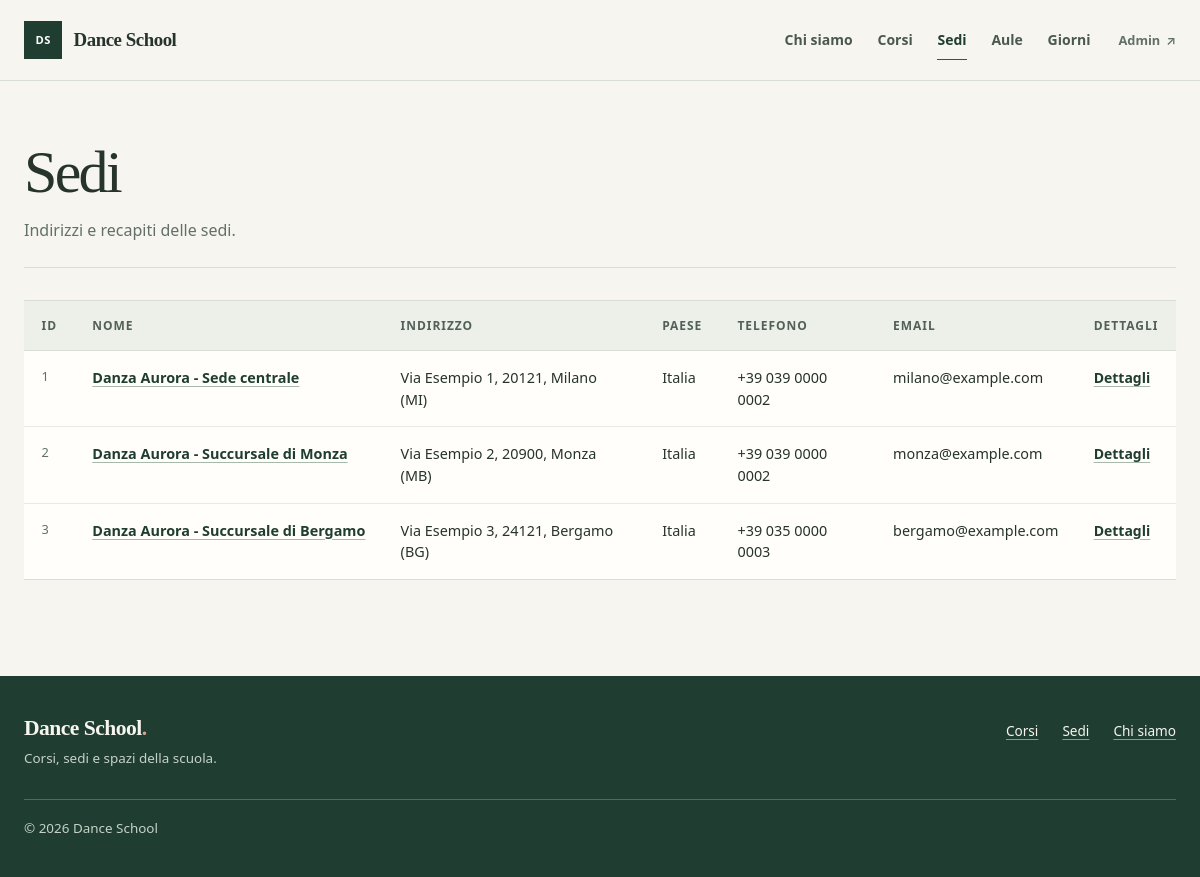
Screenshot of /schools/ with the database file from the repository.
### schoolmanagement/models.py (models this page shows, shortened)
class School(models.Model):
    name = models.CharField(max_length=100)
    street = models.CharField(max_length=100)
    city = models.CharField(max_length=100)
    province = models.CharField(max_length=2)
    zip_code = models.CharField(max_length=5)
    country = models.CharField(max_length=100)
    website = models.URLField(null=True, blank=True)
    phone = models.CharField(max_length=20, null=True, blank=True)
    email = models.EmailField(null=True, blank=True)
    vat = models.CharField(max_length=11, null=True, blank=True)
    @property
    def full_address(self):
        return f"{self.street}, {self.zip_code}, {self.city} ({self.province})"

### schoolmanagement/views.py (the view)
# urls.py: path("", SchoolListView.as_view(), name="school_list"),
class SchoolListView(ListView):
    model = School
    context_object_name = "schools"
    template_name = "schoolmanagement/school_list.html"

### schoolmanagement/templates/schoolmanagement/school_list.html (shortened to what this page needs)
{% extends "base_list.html" %}
{% block page_heading %}Sedi{% endblock %}
{% block page_description %}Indirizzi e recapiti delle sedi.{% endblock %}
{% block list-header %}
    <th scope="col">ID</th>
    <th scope="col">Nome</th>
    <th scope="col">Indirizzo</th>
    <th scope="col">Paese</th>
    <th scope="col">Telefono</th>
    <th scope="col">Email</th>
    <th scope="col">Dettagli</th>
{% endblock %}
{% block list-body %}
    {% for object in schools %}
        <tr>
            <td class="table-id">{{ object.pk }}</td>
            <td class="table-primary"><a href="{% url 'school_detail' pk=object.pk %}">{{ object.name }}</a></td>
            <td>{{ object.full_address }}</td>
            <td>{{ object.country }}</td>
            <td>{{ object.phone|default:"—" }}</td>
            <td>{{ object.email|default:"—" }}</td>
            <td><a class="text-action" href="{% url 'school_detail' pk=object.pk %}" aria-label="Dettagli di {{ object.name }}">Dettagli</a></td>
        </tr>
    {% empty %}
        <tr>
            <td class="table-empty" colspan="7">Nessuna sede disponibile.</td>
        </tr>
    {% endfor %}
{% endblock %}

### static/css/style.css (style rules this page uses)
:root { color-scheme: light; --paper: #f6f5ef; --surface: #fffefa; --ink: #26342c; --muted: #627067; --line: #d9ded5; --green: #315747; --green-dark: #203d31; --clay: #96543d; --error: #a13d35; font-family: system-ui, -apple-system, BlinkMacSystemFont, "Segoe UI", sans-serif; color: var(--ink); background: var(--paper); font-synthesis: none; text-rendering: optimizeLegibility; }
* { box-sizing: border-box; }
body { display: flex; min-height: 100vh; flex-direction: column; margin: 0; }
a { color: inherit; }
.inline-link, .back-link, .text-action { color: var(--green-dark); font-size: 0.875rem; font-weight: 650; text-decoration-color: #a8b8ab; text-underline-offset: 0.22em; }
.data-table th, .data-table td { padding: 1rem 1.1rem; vertical-align: top; }
.data-table th { border-bottom: 1px solid var(--line); background: #edf0e9; color: #526158; font-size: 0.75rem; font-weight: 700; letter-spacing: 0.08em; text-transform: uppercase; white-space: nowrap; }
.data-table td { font-size: 0.9rem; line-height: 1.5; }
.data-table tbody tr + tr td { border-top: 1px solid #e7ebe4; }
.data-table .table-id { color: var(--muted); font-size: 0.8rem; }
.table-primary a, .detail-item a, .related-list a { color: var(--green-dark); font-weight: 650; text-decoration-color: #a8b8ab; text-underline-offset: 0.2em; }
.table-primary a { white-space: nowrap; }

### rows the page displays
School: pk "1", name "Danza Aurora - Sede centrale", full_address "Via Esempio 1, 20121, Milano (MI)", country "Italia", phone "+39 039 0000 0002", email "milano@example.com"
School: pk "2", name "Danza Aurora - Succursale di Monza", full_address "Via Esempio 2, 20900, Monza (MB)", country "Italia", phone "+39 039 0000 0002", email "monza@example.com"
School: pk "3", name "Danza Aurora - Succursale di Bergamo", full_address "Via Esempio 3, 24121, Bergamo (BG)", country "Italia", phone "+39 035 0000 0003", email "bergamo@example.com"
